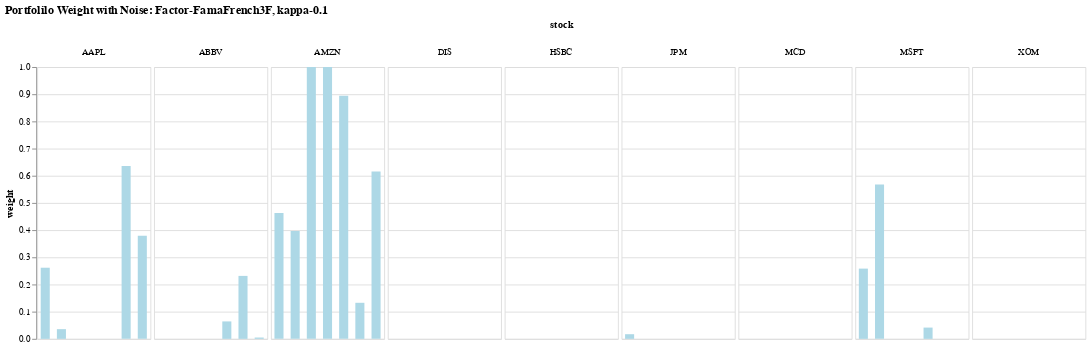
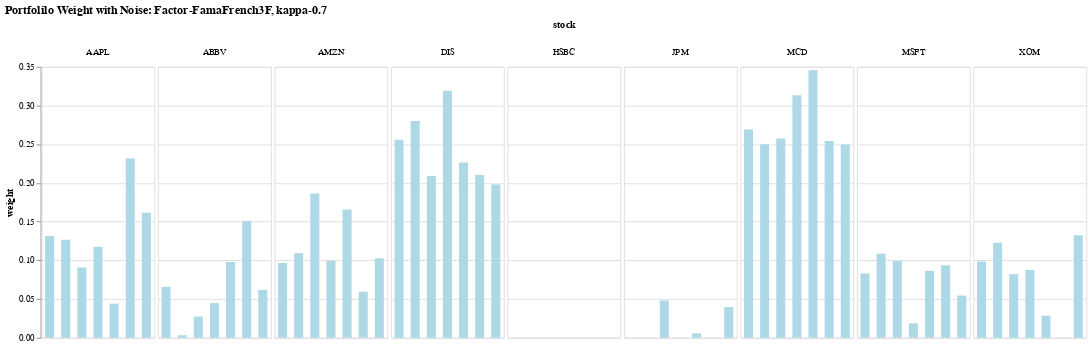
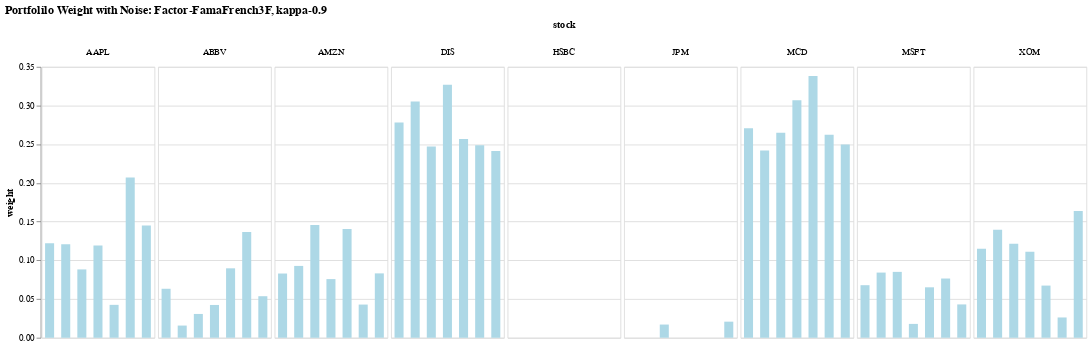

The cell these charts' notebook holds for them, in order:
### Code cell
#fama_french_3F with noise

note_method = 'FamaFrench3F'
color = 'lightblue'
mu = X.mean(axis=0)
Sigma = fama_french_3F(X_trn)

for kappa in kappa_vals:
    ref = (note_method, kappa)
    add_noise(mu, Sigma, dict_track[ref], kappa, color, note_method)

### Figure 1 — Vega-Lite specification as saved in the notebook (floating-point values rounded to 4 significant figures)
{"config": {"view": {"continuousWidth": 300, "continuousHeight": 300}}, "data": {"name": "data-dfeb01079cc5fa783ab4a9d738b012b4"}, "mark": {"type": "bar", "color": "lightblue", "size": 10}, "encoding": {"column": {"field": "stock", "spacing": 2, "type": "nominal"}, "x": {"axis": null, "field": "run", "type": "ordinal"}, "y": {"field": "weight", "type": "quantitative"}}, "title": "Portfolilo Weight with Noise: Factor-FamaFrench3F, kappa-0.1", "width": 125, "$schema": "https://vega.github.io/schema/vega-lite/v5.17.0.json", "datasets": {"data-dfeb01079cc5fa783ab4a9d738b012b4": [{"stock": "AAPL", "run": 0, "weight": 0.2617}, {"stock": "ABBV", "run": 0, "weight": 8.208e-08}, {"stock": "AMZN", "run": 0, "weight": 0.4629}, {"stock": "DIS", "run": 0, "weight": 9.499e-09}, {"stock": "HSBC", "run": 0, "weight": 4.597e-08}, {"stock": "JPM", "run": 0, "weight": 0.01703}, {"stock": "MCD", "run": 0, "weight": 2.819e-08}, {"stock": "MSFT", "run": 0, "weight": 0.2584}, {"stock": "XOM", "run": 0, "weight": 7.919e-09}, {"stock": "AAPL", "run": 1, "weight": 0.03567}, {"stock": "ABBV", "run": 1, "weight": 8.053e-09}, {"stock": "AMZN", "run": 1, "weight": 0.3969}, {"stock": "DIS", "run": 1, "weight": 9.292e-09}, {"stock": "HSBC", "run": 1, "weight": 1.352e-08}, {"stock": "JPM", "run": 1, "weight": 9.978e-08}, {"stock": "MCD", "run": 1, "weight": 3.761e-08}, {"stock": "MSFT", "run": 1, "weight": 0.5674}, {"stock": "XOM", "run": 1, "weight": 9.674e-09}, {"stock": "AAPL", "run": 2, "weight": 6.292e-09}, {"stock": "ABBV", "run": 2, "weight": 4.489e-09}, {"stock": "AMZN", "run": 2, "weight": 1.0}, {"stock": "DIS", "run": 2, "weight": 2.652e-09}, {"stock": "HSBC", "run": 2, "weight": 3.426e-09}, {"stock": "JPM", "run": 2, "weight": 1.208e-08}, {"stock": "MCD", "run": 2, "weight": 3.65e-09}, {"stock": "MSFT", "run": 2, "weight": 9.818e-09}, {"stock": "XOM", "run": 2, "weight": 2.412e-09}, {"stock": "AAPL", "run": 3, "weight": 9.968e-08}, {"stock": "ABBV", "run": 3, "weight": 2.093e-07}, {"stock": "AMZN", "run": 3, "weight": 1.0}, {"stock": "DIS", "run": 3, "weight": 6.439e-08}, {"stock": "HSBC", "run": 3, "weight": 2.254e-08}, {"stock": "JPM", "run": 3, "weight": 4.931e-08}, {"stock": "MCD", "run": 3, "weight": 3.823e-07}, {"stock": "MSFT", "run": 3, "weight": 1.045e-07}, {"stock": "XOM", "run": 3, "weight": 2.746e-08}, {"stock": "AAPL", "run": 4, "weight": 1.112e-08}, {"stock": "ABBV", "run": 4, "weight": 0.06411}, {"stock": "AMZN", "run": 4, "weight": 0.8944}, {"stock": "DIS", "run": 4, "weight": 4.236e-09}, {"stock": "HSBC", "run": 4, "weight": 7.31e-09}, {"stock": "JPM", "run": 4, "weight": 1.001e-08}, {"stock": "MCD", "run": 4, "weight": 3.155e-08}, {"stock": "MSFT", "run": 4, "weight": 0.04145}, {"stock": "XOM", "run": 4, "weight": 2.728e-09}, {"stock": "AAPL", "run": 5, "weight": 0.6358}, {"stock": "ABBV", "run": 5, "weight": 0.2316}, {"stock": "AMZN", "run": 5, "weight": 0.1326}, {"stock": "DIS", "run": 5, "weight": 9.719e-09}, {"stock": "HSBC", "run": 5, "weight": 9.235e-09}, {"stock": "JPM", "run": 5, "weight": 1.571e-08}, {"stock": "MCD", "run": 5, "weight": 1.522e-08}, {"stock": "MSFT", "run": 5, "weight": 7.468e-08}, {"stock": "XOM", "run": 5, "weight": 5.739e-09}, {"stock": "AAPL", "run": 6, "weight": 0.3792}, {"stock": "ABBV", "run": 6, "weight": 0.004818}, {"stock": "AMZN", "run": 6, "weight": 0.616}, {"stock": "DIS", "run": 6, "weight": 1.45e-08}, {"stock": "HSBC", "run": 6, "weight": 4.645e-08}, {"stock": "JPM", "run": 6, "weight": 5.336e-08}, {"stock": "MCD", "run": 6, "weight": 4.434e-08}, {"stock": "MSFT", "run": 6, "weight": 1.147e-07}, {"stock": "XOM", "run": 6, "weight": 1.375e-08}]}}

### Figure 2 — Vega-Lite specification as saved in the notebook (floating-point values rounded to 4 significant figures)
{"config": {"view": {"continuousWidth": 300, "continuousHeight": 300}}, "data": {"name": "data-e81c5baeeafcbd5ddb32833bc6b66b8b"}, "mark": {"type": "bar", "color": "lightblue", "size": 10}, "encoding": {"column": {"field": "stock", "spacing": 2, "type": "nominal"}, "x": {"axis": null, "field": "run", "type": "ordinal"}, "y": {"field": "weight", "type": "quantitative"}}, "title": "Portfolilo Weight with Noise: Factor-FamaFrench3F, kappa-0.7", "width": 125, "$schema": "https://vega.github.io/schema/vega-lite/v5.17.0.json", "datasets": {"data-e81c5baeeafcbd5ddb32833bc6b66b8b": [{"stock": "AAPL", "run": 0, "weight": 0.1315}, {"stock": "ABBV", "run": 0, "weight": 0.06578}, {"stock": "AMZN", "run": 0, "weight": 0.09657}, {"stock": "DIS", "run": 0, "weight": 0.2557}, {"stock": "HSBC", "run": 0, "weight": 3.271e-08}, {"stock": "JPM", "run": 0, "weight": 3.279e-07}, {"stock": "MCD", "run": 0, "weight": 0.2691}, {"stock": "MSFT", "run": 0, "weight": 0.08308}, {"stock": "XOM", "run": 0, "weight": 0.09835}, {"stock": "AAPL", "run": 1, "weight": 0.1265}, {"stock": "ABBV", "run": 1, "weight": 0.003169}, {"stock": "AMZN", "run": 1, "weight": 0.1092}, {"stock": "DIS", "run": 1, "weight": 0.28}, {"stock": "HSBC", "run": 1, "weight": 1.176e-08}, {"stock": "JPM", "run": 1, "weight": 3.261e-08}, {"stock": "MCD", "run": 1, "weight": 0.2499}, {"stock": "MSFT", "run": 1, "weight": 0.1086}, {"stock": "XOM", "run": 1, "weight": 0.1226}, {"stock": "AAPL", "run": 2, "weight": 0.09075}, {"stock": "ABBV", "run": 2, "weight": 0.02734}, {"stock": "AMZN", "run": 2, "weight": 0.1864}, {"stock": "DIS", "run": 2, "weight": 0.2088}, {"stock": "HSBC", "run": 2, "weight": 3.486e-09}, {"stock": "JPM", "run": 2, "weight": 0.04817}, {"stock": "MCD", "run": 2, "weight": 0.2573}, {"stock": "MSFT", "run": 2, "weight": 0.09906}, {"stock": "XOM", "run": 2, "weight": 0.08217}, {"stock": "AAPL", "run": 3, "weight": 0.1177}, {"stock": "ABBV", "run": 3, "weight": 0.04468}, {"stock": "AMZN", "run": 3, "weight": 0.09913}, {"stock": "DIS", "run": 3, "weight": 0.3192}, {"stock": "HSBC", "run": 3, "weight": 1.952e-10}, {"stock": "JPM", "run": 3, "weight": 8.306e-10}, {"stock": "MCD", "run": 3, "weight": 0.3131}, {"stock": "MSFT", "run": 3, "weight": 0.01865}, {"stock": "XOM", "run": 3, "weight": 0.08751}, {"stock": "AAPL", "run": 4, "weight": 0.04399}, {"stock": "ABBV", "run": 4, "weight": 0.09778}, {"stock": "AMZN", "run": 4, "weight": 0.1658}, {"stock": "DIS", "run": 4, "weight": 0.2264}, {"stock": "HSBC", "run": 4, "weight": 2.213e-08}, {"stock": "JPM", "run": 4, "weight": 0.005661}, {"stock": "MCD", "run": 4, "weight": 0.3454}, {"stock": "MSFT", "run": 4, "weight": 0.08642}, {"stock": "XOM", "run": 4, "weight": 0.02854}, {"stock": "AAPL", "run": 5, "weight": 0.2316}, {"stock": "ABBV", "run": 5, "weight": 0.1509}, {"stock": "AMZN", "run": 5, "weight": 0.05949}, {"stock": "DIS", "run": 5, "weight": 0.2102}, {"stock": "HSBC", "run": 5, "weight": 1.109e-09}, {"stock": "JPM", "run": 5, "weight": 1.091e-08}, {"stock": "MCD", "run": 5, "weight": 0.2542}, {"stock": "MSFT", "run": 5, "weight": 0.09356}, {"stock": "XOM", "run": 5, "weight": 6.105e-09}, {"stock": "AAPL", "run": 6, "weight": 0.1616}, {"stock": "ABBV", "run": 6, "weight": 0.0618}, {"stock": "AMZN", "run": 6, "weight": 0.1026}, {"stock": "DIS", "run": 6, "weight": 0.1979}, {"stock": "HSBC", "run": 6, "weight": 1.586e-09}, {"stock": "JPM", "run": 6, "weight": 0.03968}, {"stock": "MCD", "run": 6, "weight": 0.2495}, {"stock": "MSFT", "run": 6, "weight": 0.05446}, {"stock": "XOM", "run": 6, "weight": 0.1325}]}}

### Figure 3 — Vega-Lite specification as saved in the notebook (floating-point values rounded to 4 significant figures)
{"config": {"view": {"continuousWidth": 300, "continuousHeight": 300}}, "data": {"name": "data-3f3b46b8ab82ea3259e9dbf416d793b7"}, "mark": {"type": "bar", "color": "lightblue", "size": 10}, "encoding": {"column": {"field": "stock", "spacing": 2, "type": "nominal"}, "x": {"axis": null, "field": "run", "type": "ordinal"}, "y": {"field": "weight", "type": "quantitative"}}, "title": "Portfolilo Weight with Noise: Factor-FamaFrench3F, kappa-0.9", "width": 125, "$schema": "https://vega.github.io/schema/vega-lite/v5.17.0.json", "datasets": {"data-3f3b46b8ab82ea3259e9dbf416d793b7": [{"stock": "AAPL", "run": 0, "weight": 0.1221}, {"stock": "ABBV", "run": 0, "weight": 0.06325}, {"stock": "AMZN", "run": 0, "weight": 0.08294}, {"stock": "DIS", "run": 0, "weight": 0.2782}, {"stock": "HSBC", "run": 0, "weight": 3.965e-10}, {"stock": "JPM", "run": 0, "weight": 1.229e-09}, {"stock": "MCD", "run": 0, "weight": 0.2707}, {"stock": "MSFT", "run": 0, "weight": 0.06786}, {"stock": "XOM", "run": 0, "weight": 0.1149}, {"stock": "AAPL", "run": 1, "weight": 0.1208}, {"stock": "ABBV", "run": 1, "weight": 0.01572}, {"stock": "AMZN", "run": 1, "weight": 0.09277}, {"stock": "DIS", "run": 1, "weight": 0.3052}, {"stock": "HSBC", "run": 1, "weight": 4.481e-09}, {"stock": "JPM", "run": 1, "weight": 7.592e-09}, {"stock": "MCD", "run": 1, "weight": 0.2418}, {"stock": "MSFT", "run": 1, "weight": 0.08417}, {"stock": "XOM", "run": 1, "weight": 0.1395}, {"stock": "AAPL", "run": 2, "weight": 0.08825}, {"stock": "ABBV", "run": 2, "weight": 0.03071}, {"stock": "AMZN", "run": 2, "weight": 0.1456}, {"stock": "DIS", "run": 2, "weight": 0.247}, {"stock": "HSBC", "run": 2, "weight": 3.587e-09}, {"stock": "JPM", "run": 2, "weight": 0.01702}, {"stock": "MCD", "run": 2, "weight": 0.2649}, {"stock": "MSFT", "run": 2, "weight": 0.08508}, {"stock": "XOM", "run": 2, "weight": 0.1214}, {"stock": "AAPL", "run": 3, "weight": 0.119}, {"stock": "ABBV", "run": 3, "weight": 0.04232}, {"stock": "AMZN", "run": 3, "weight": 0.07574}, {"stock": "DIS", "run": 3, "weight": 0.3269}, {"stock": "HSBC", "run": 3, "weight": 3.838e-10}, {"stock": "JPM", "run": 3, "weight": 1.232e-09}, {"stock": "MCD", "run": 3, "weight": 0.3069}, {"stock": "MSFT", "run": 3, "weight": 0.01786}, {"stock": "XOM", "run": 3, "weight": 0.1112}, {"stock": "AAPL", "run": 4, "weight": 0.04247}, {"stock": "ABBV", "run": 4, "weight": 0.08967}, {"stock": "AMZN", "run": 4, "weight": 0.1404}, {"stock": "DIS", "run": 4, "weight": 0.2568}, {"stock": "HSBC", "run": 4, "weight": 2.207e-09}, {"stock": "JPM", "run": 4, "weight": 6.439e-08}, {"stock": "MCD", "run": 4, "weight": 0.3381}, {"stock": "MSFT", "run": 4, "weight": 0.06513}, {"stock": "XOM", "run": 4, "weight": 0.06737}, {"stock": "AAPL", "run": 5, "weight": 0.207}, {"stock": "ABBV", "run": 5, "weight": 0.1366}, {"stock": "AMZN", "run": 5, "weight": 0.04285}, {"stock": "DIS", "run": 5, "weight": 0.2487}, {"stock": "HSBC", "run": 5, "weight": 4.176e-09}, {"stock": "JPM", "run": 5, "weight": 1.903e-08}, {"stock": "MCD", "run": 5, "weight": 0.2621}, {"stock": "MSFT", "run": 5, "weight": 0.07648}, {"stock": "XOM", "run": 5, "weight": 0.02618}, {"stock": "AAPL", "run": 6, "weight": 0.1451}, {"stock": "ABBV", "run": 6, "weight": 0.05363}, {"stock": "AMZN", "run": 6, "weight": 0.08314}, {"stock": "DIS", "run": 6, "weight": 0.2412}, {"stock": "HSBC", "run": 6, "weight": 2.399e-09}, {"stock": "JPM", "run": 6, "weight": 0.02075}, {"stock": "MCD", "run": 6, "weight": 0.2495}, {"stock": "MSFT", "run": 6, "weight": 0.04302}, {"stock": "XOM", "run": 6, "weight": 0.1636}]}}
